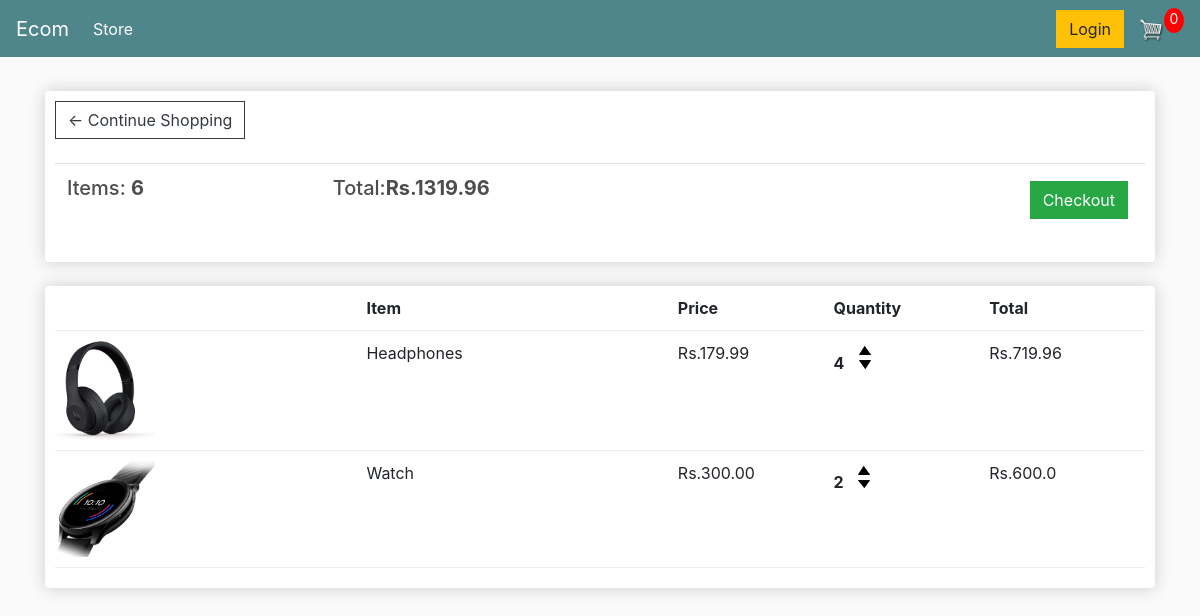
The app's page /cart/ (signed in) with its own data.
### store/models.py (models this page shows, shortened)
class Order(models.Model):
    customer = models.ForeignKey(
        Customer, on_delete=models.SET_NULL, null=True, blank=True)
    date_ordered = models.DateTimeField(auto_now_add=True)
    complete = models.BooleanField(default=False, null=True, blank=False)
    transaction_id = models.CharField(max_length=100, null=True)
    @property
    def get_cart_total(self):
        orderitems = self.orderitem_set.all()
        total = sum([item.get_total for item in orderitems])
        return total
    @property
    def get_cart_items(self):
        orderitems = self.orderitem_set.all()
        total = sum([item.quantity for item in orderitems])
        return total

class OrderItem(models.Model):
    product = models.ForeignKey(Product, on_delete=models.SET_NULL, null=True)
    order = models.ForeignKey(Order, on_delete=models.SET_NULL, null=True)
    quantity = models.IntegerField(default=0, null=True, blank=True)
    date_added = models.DateTimeField(auto_now_add=True)
    @property
    def get_total(self):
        total = self.product.price * self.quantity
        return total

class Product(models.Model):
    name = models.CharField(max_length=200, null=True)
    price = models.FloatField()
    digital = models.BooleanField(default=False, null=True, blank=True)
    image = models.ImageField(null=True, blank=True)
    @property
    def imageURL(self):
        try:
            url = self.image.url
        except:
            url = ''
        return url

### store/views.py (the view)
# urls.py: path('cart/', views.cart, name="cart"),
def cart(request):
    if request.user.is_authenticated:
        customer = request.user.customer
        order, created = Order.objects.get_or_create(
            customer=customer, complete=False)
        items = order.orderitem_set.all()
    else:
        items = []
        order = {'get_cart_total': 0, 'get_cart_items': 0}
    context = {'items': items, 'order': order}
    return render(request, 'store/cart.html', context)

### store/templates/store/cart.html
{% extends 'store/main.html' %}
{% load static %}
{% block content %}
	<div class="row">
		<div class="col-lg-12">
			<div class="box-element">
				<a  class="btn btn-outline-dark" href="{% url 'store' %}">&#x2190; Continue Shopping</a>
				<br>
				<br>
				<table class="table">
					<tr>
						<th><h5>Items: <strong>{{order.get_cart_items}}</strong></h5></th>
						<th><h5>Total:<strong>Rs.{{order.get_cart_total|floatformat:2}}</strong></h5></th>
						<th>
							<a  style="float:right; margin:5px;" class="btn btn-success" href="{% url 'checkout' %}">Checkout</a>
						</th>
					</tr>
				</table>
			</div>
			<br>
			<div class="box-element">
				<div class="cart-row">
					<div style="flex:2"></div>
					<div style="flex:2"><strong>Item</strong></div>
					<div style="flex:1"><strong>Price</strong></div>
					<div style="flex:1"><strong>Quantity</strong></div>
					<div style="flex:1"><strong>Total</strong></div>
				</div>
				{% for item in items %}
				<div class="cart-row">
					<div style="flex:2"><img class="row-image" src="{{item.product.imageURL}}"></div>
					<div style="flex:2"><p>{{item.product.name}}</p></div>
					<div style="flex:1"><p>Rs.{{item.product.price|floatformat:2}}</p></div>
					<div style="flex:1">
						<p class="quantity">{{item.quantity}}</p>
						<div class="quantity">
							<img class="chg-quantity" src="{% static  'images/arrow-up.png' %}">
							<img class="chg-quantity" src="{% static  'images/arrow-down.png' %}">
						</div>
					</div>
					<div style="flex:1"><p>Rs.{{item.get_total}}</p></div>
				</div>
				{% endfor %}
			</div>
		</div>
	</div>
{% endblock content %}

### store/templates/store/main.html (shortened to what this page needs)
<!DOCTYPE html>
{% load static %}
<html>
<head>
	<link rel="stylesheet" href="https://stackpath.bootstrapcdn.com/bootstrap/4.4.1/css/bootstrap.min.css">
	<link rel="stylesheet" type="text/css" href="{% static 'css/main.css' %}">
</head>
<body>
	<nav class="navbar navbar-expand-lg navbar-dark bg-dark">
	  <a class="navbar-brand" href="{% url 'store' %}">Ecom</a>
	  <div class="collapse navbar-collapse" id="navbarSupportedContent">
	    <ul class="navbar-nav mr-auto">
	      <li class="nav-item active">
	        <a class="nav-link" href="{% url 'store' %}">Store <span class="sr-only">(current)</span></a>
	      </li>
	    </ul>
	    <div class="form-inline my-2 my-lg-0">
	     	<a href="#"class="btn btn-warning">Login</a>
	     	<a href="{% url 'cart' %}">
	    		<img  id="cart-icon" src="{% static 'images/cart.png' %}">
	    	</a>
	    	<p id="cart-total">0</p>
	    </div>
	  </div>
	</nav>
     <div class="container">
            <br>
            {% block content %}
            {% endblock content %}
         </div>
</body>
</html>

### static/css/main.css (style rules this page uses)
body { background-color: hsl(0, 0%, 98%); }
h1, h2, h3, h4, h5, h6 { color: hsl(0, 0%, 30%); }
.box-element { box-shadow: hsl(0, 0%, 80%) 0 0 16px; background-color: #fff; border-radius: 4px; padding: 10px; }
.bg-dark { background-color: #4f868c !important; }
#cart-icon { width: 25px; display: inline-block; margin-left: 15px; }
#cart-total { display: block; text-align: center; color: #fff; background-color: red; width: 20px; height: 25px; border-radius: 50%; font-size: 14px; }
.col-lg-4, .col-lg-6, .col-lg-8, .col-lg-12 { margin-top: 10px; }
.btn { border-radius: 0; }
.row-image { width: 100px; }
.cart-row { display: flex; align-items: flex-stretch; padding-bottom: 10px; margin-bottom: 10px; border-bottom: 1px solid #ececec; }
.quantity { display: inline-block; font-weight: 700; padding-right: 10px; }
.chg-quantity { width: 12px; cursor: pointer; display: block; margin-top: 5px; transition: 0.1s; }

### records on screen
Order: get_cart_items "6", get_cart_total "1319.96"
OrderItem: product.imageURL (picture), product.name "Headphones", product.price "179.99", quantity "4", get_total "719.96"
OrderItem: product.imageURL (picture), product.name "Watch", product.price "300.00", quantity "2", get_total "600.0"
